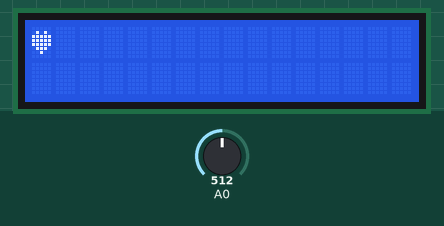
Recording of a sketch running on a simulated Arduino Uno, built with avr-gcc and run on an emulated ATmega328P. On the bench: 16×2 character LCD. Inputs (shaded band) come from the test bench; at power-on: A0 = 512. What the sketch prints to the serial monitor is not drawn.

Above: at 1.2 s.
1.3 s: A0 set to 358
3.2 s: A0 set to 337
At 5.1 s:
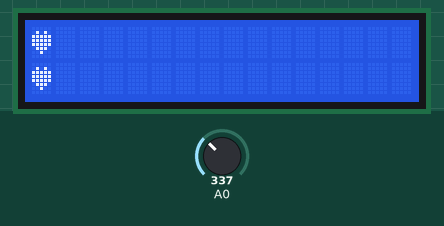
5.5 s: A0 set to 96
7.2 s: A0 set to 82
At 8.8 s:
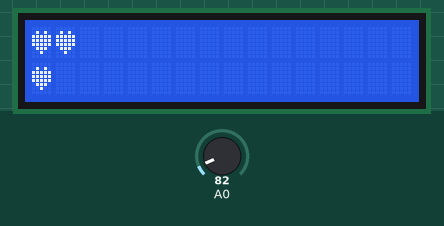
11.3 s: A0 set to 0
At 12.5 s:
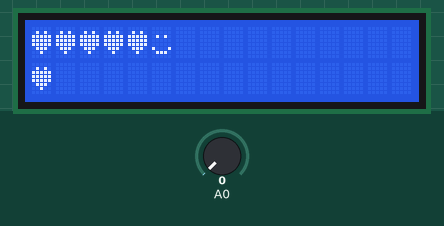
15.4 s: A0 set to 26
At 22.7 s:
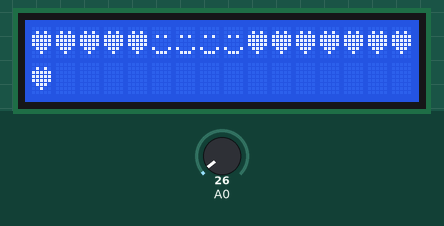
Timing chart, 0 to 23.5 s (numbered marks = the images above; inputs shaded):
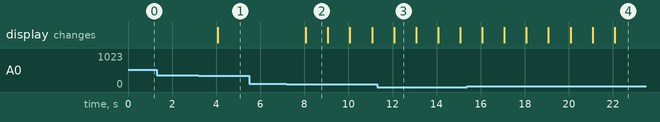

The sketch:

sketch_aug16a.ino
```cpp
#include <LiquidCrystal.h>
LiquidCrystal lcd(8, 9, 4, 5, 6, 7);

int sensorReading = 0;
uint8_t pozice_x=0;
uint8_t pozice_y=0;
char stav='c';

byte heart[8] = {
  0b00000,
  0b01010,
  0b11111,
  0b11111,
  0b11111,
  0b01110,
  0b00100,
  0b00000
};

byte smiley[8] = {
  0b00000,
  0b00000,
  0b01010,
  0b00000,
  0b00000,
  0b10001,
  0b01110,
  0b00000
};

byte frownie[8] = {
  0b00000,
  0b00000,
  0b01010,
  0b00000,
  0b00000,
  0b00000,
  0b01110,
  0b10001
};

byte armsDown[8] = {
  0b00100,
  0b01010,
  0b00100,
  0b00100,
  0b01110,
  0b10101,
  0b00100,
  0b01010
};

byte armsUp[8] = {
  0b00100,
  0b01010,
  0b00100,
  0b10101,
  0b01110,
  0b00100,
  0b00100,
  0b01010
};

void setup() {
    Serial.begin(9600);
    lcd.begin(16, 2);
    lcd.createChar(1, heart);
    lcd.createChar(2, smiley);
}

void loop() {
    sensorReading = analogRead(A0);

    if(sensorReading<90) {
        pozice_x++;
    }
    else if(sensorReading<240) {
        pozice_y--;
    } else if(sensorReading<350) {
        pozice_y++;
    } else if(sensorReading<630) {
        pozice_x--;
    } else if(sensorReading<1000) {
        stav='r';
    } else if(sensorReading<10000) {

    }
    Serial.println(sensorReading);
    if(pozice_x > 16) {
        pozice_x = 0;
    }
    if(pozice_y > 1) {
        pozice_y = 0;
    }

    /*lcd.setCursor(0, 0);
    lcd.print(pozice_x);
    lcd.setCursor(0, 1);
    lcd.print(pozice_y);*/
    lcd.setCursor(pozice_x, pozice_y);
    if(sensorReading == 0U) {
        lcd.write(2);
    }
    else {
        lcd.write(1);
    }
    delay(1000);
}
```

Measured:
- the behaviour switches between 350 and 349 on A0 (found by bisection; images 0 and 1)
- the behaviour switches between 90 and 89 on A0 (found by bisection; images 1 and 2)
- after the input at 1.3 s, every drawn part: stays the same
- after the input at 3.2 s, the display: changes after 0.87 s (image 1)
- after the input at 5.5 s, every drawn part: stays the same
- after the input at 7.2 s, the display: changes after 0.87 s (image 2)
- after the input at 11.3 s, the display: changes after 0.77 s (image 3)
- after the input at 15.4 s, the display: first changes after 0.67 s (image 4 shows a later state)
- what the display in image 2 shows lasts 1.0 s, from 8.1 s to 9.1 s
